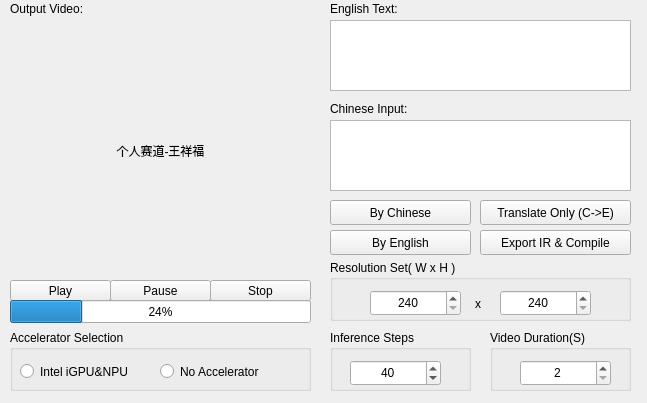
<?xml version="1.0" encoding="UTF-8"?>
<ui version="4.0">
 <class>MainWindow</class>
 <widget class="QMainWindow" name="MainWindow">
  <property name="geometry">
   <rect>
    <x>0</x>
    <y>0</y>
    <width>647</width>
    <height>403</height>
   </rect>
  </property>
  <property name="windowTitle">
   <string>Chinese Text to Video (CnT2V) for Intel Core Ultra7</string>
  </property>
  <widget class="QWidget" name="centralwidget">
   <widget class="QLabel" name="label">
    <property name="geometry">
     <rect>
      <x>10</x>
      <y>0</y>
      <width>111</width>
      <height>17</height>
     </rect>
    </property>
    <property name="text">
     <string>Output Video:</string>
    </property>
   </widget>
   <widget class="QLabel" name="label_outputvideo">
    <property name="geometry">
     <rect>
      <x>10</x>
      <y>20</y>
      <width>301</width>
      <height>261</height>
     </rect>
    </property>
    <property name="text">
     <string>个人赛道-王祥福</string>
    </property>
    <property name="alignment">
     <set>Qt::AlignCenter</set>
    </property>
   </widget>
   <widget class="QPushButton" name="pushButton_play">
    <property name="geometry">
     <rect>
      <x>10</x>
      <y>280</y>
      <width>101</width>
      <height>21</height>
     </rect>
    </property>
    <property name="text">
     <string>Play</string>
    </property>
   </widget>
   <widget class="QPushButton" name="pushButton_pause">
    <property name="geometry">
     <rect>
      <x>110</x>
      <y>280</y>
      <width>101</width>
      <height>21</height>
     </rect>
    </property>
    <property name="text">
     <string>Pause</string>
    </property>
   </widget>
   <widget class="QPushButton" name="pushButton_stop">
    <property name="geometry">
     <rect>
      <x>210</x>
      <y>280</y>
      <width>101</width>
      <height>21</height>
     </rect>
    </property>
    <property name="text">
     <string>Stop</string>
    </property>
   </widget>
   <widget class="QProgressBar" name="progressBar">
    <property name="geometry">
     <rect>
      <x>10</x>
      <y>300</y>
      <width>301</width>
      <height>23</height>
     </rect>
    </property>
    <property name="value">
     <number>24</number>
    </property>
   </widget>
   <widget class="QLabel" name="label_2">
    <property name="geometry">
     <rect>
      <x>330</x>
      <y>0</y>
      <width>101</width>
      <height>17</height>
     </rect>
    </property>
    <property name="text">
     <string>English Text:</string>
    </property>
   </widget>
   <widget class="QTextEdit" name="textEdit_en">
    <property name="geometry">
     <rect>
      <x>330</x>
      <y>20</y>
      <width>301</width>
      <height>71</height>
     </rect>
    </property>
   </widget>
   <widget class="QLabel" name="label_3">
    <property name="geometry">
     <rect>
      <x>330</x>
      <y>100</y>
      <width>101</width>
      <height>17</height>
     </rect>
    </property>
    <property name="text">
     <string>Chinese Input:</string>
    </property>
   </widget>
   <widget class="QTextEdit" name="textEdit_cn">
    <property name="geometry">
     <rect>
      <x>330</x>
      <y>120</y>
      <width>301</width>
      <height>71</height>
     </rect>
    </property>
   </widget>
   <widget class="QPushButton" name="pushButton_tslonly">
    <property name="geometry">
     <rect>
      <x>480</x>
      <y>200</y>
      <width>151</width>
      <height>25</height>
     </rect>
    </property>
    <property name="text">
     <string>Translate Only (C-&gt;E)</string>
    </property>
   </widget>
   <widget class="QPushButton" name="pushButton_bycn">
    <property name="geometry">
     <rect>
      <x>330</x>
      <y>200</y>
      <width>141</width>
      <height>25</height>
     </rect>
    </property>
    <property name="text">
     <string>By Chinese</string>
    </property>
   </widget>
   <widget class="QPushButton" name="pushButton_byen">
    <property name="geometry">
     <rect>
      <x>330</x>
      <y>230</y>
      <width>141</width>
      <height>25</height>
     </rect>
    </property>
    <property name="text">
     <string>By English</string>
    </property>
   </widget>
   <widget class="QGroupBox" name="groupBox_resolution">
    <property name="geometry">
     <rect>
      <x>330</x>
      <y>260</y>
      <width>301</width>
      <height>61</height>
     </rect>
    </property>
    <property name="title">
     <string>Resolution Set( W x H )</string>
    </property>
    <widget class="QSpinBox" name="spinBox_res_w">
     <property name="geometry">
      <rect>
       <x>40</x>
       <y>30</y>
       <width>91</width>
       <height>26</height>
      </rect>
     </property>
     <property name="alignment">
      <set>Qt::AlignCenter</set>
     </property>
     <property name="minimum">
      <number>240</number>
     </property>
     <property name="maximum">
      <number>512</number>
     </property>
     <property name="singleStep">
      <number>8</number>
     </property>
    </widget>
    <widget class="QLabel" name="label_5">
     <property name="geometry">
      <rect>
       <x>145</x>
       <y>35</y>
       <width>21</width>
       <height>17</height>
      </rect>
     </property>
     <property name="text">
      <string>x</string>
     </property>
    </widget>
    <widget class="QSpinBox" name="spinBox_res_h">
     <property name="geometry">
      <rect>
       <x>170</x>
       <y>30</y>
       <width>91</width>
       <height>26</height>
      </rect>
     </property>
     <property name="alignment">
      <set>Qt::AlignCenter</set>
     </property>
     <property name="minimum">
      <number>240</number>
     </property>
     <property name="maximum">
      <number>512</number>
     </property>
     <property name="singleStep">
      <number>8</number>
     </property>
    </widget>
   </widget>
   <widget class="QGroupBox" name="groupBox">
    <property name="geometry">
     <rect>
      <x>490</x>
      <y>330</y>
      <width>141</width>
      <height>61</height>
     </rect>
    </property>
    <property name="title">
     <string>Video Duration(S)</string>
    </property>
    <widget class="QSpinBox" name="spinBox_vd">
     <property name="geometry">
      <rect>
       <x>30</x>
       <y>30</y>
       <width>91</width>
       <height>26</height>
      </rect>
     </property>
     <property name="alignment">
      <set>Qt::AlignCenter</set>
     </property>
     <property name="minimum">
      <number>2</number>
     </property>
     <property name="maximum">
      <number>999</number>
     </property>
    </widget>
   </widget>
   <widget class="QGroupBox" name="groupBox_2">
    <property name="geometry">
     <rect>
      <x>330</x>
      <y>330</y>
      <width>141</width>
      <height>61</height>
     </rect>
    </property>
    <property name="title">
     <string>Inference Steps</string>
    </property>
    <widget class="QSpinBox" name="spinBox_step">
     <property name="geometry">
      <rect>
       <x>20</x>
       <y>30</y>
       <width>91</width>
       <height>26</height>
      </rect>
     </property>
     <property name="alignment">
      <set>Qt::AlignCenter</set>
     </property>
     <property name="minimum">
      <number>25</number>
     </property>
     <property name="value">
      <number>40</number>
     </property>
    </widget>
   </widget>
   <widget class="QGroupBox" name="groupBox_3">
    <property name="geometry">
     <rect>
      <x>10</x>
      <y>330</y>
      <width>301</width>
      <height>61</height>
     </rect>
    </property>
    <property name="title">
     <string>Accelerator Selection</string>
    </property>
    <widget class="QRadioButton" name="radioButton_gpunup">
     <property name="geometry">
      <rect>
       <x>10</x>
       <y>30</y>
       <width>131</width>
       <height>23</height>
      </rect>
     </property>
     <property name="text">
      <string>Intel iGPU&amp;&amp;NPU</string>
     </property>
    </widget>
    <widget class="QRadioButton" name="radioButton_noacc">
     <property name="geometry">
      <rect>
       <x>150</x>
       <y>30</y>
       <width>131</width>
       <height>23</height>
      </rect>
     </property>
     <property name="text">
      <string>No Accelerator</string>
     </property>
    </widget>
   </widget>
   <widget class="QPushButton" name="pushButton_export_compile">
    <property name="geometry">
     <rect>
      <x>480</x>
      <y>230</y>
      <width>151</width>
      <height>25</height>
     </rect>
    </property>
    <property name="text">
     <string>Export IR &amp;&amp; Compile</string>
    </property>
   </widget>
  </widget>
 </widget>
 <resources/>
 <connections/>
</ui>
